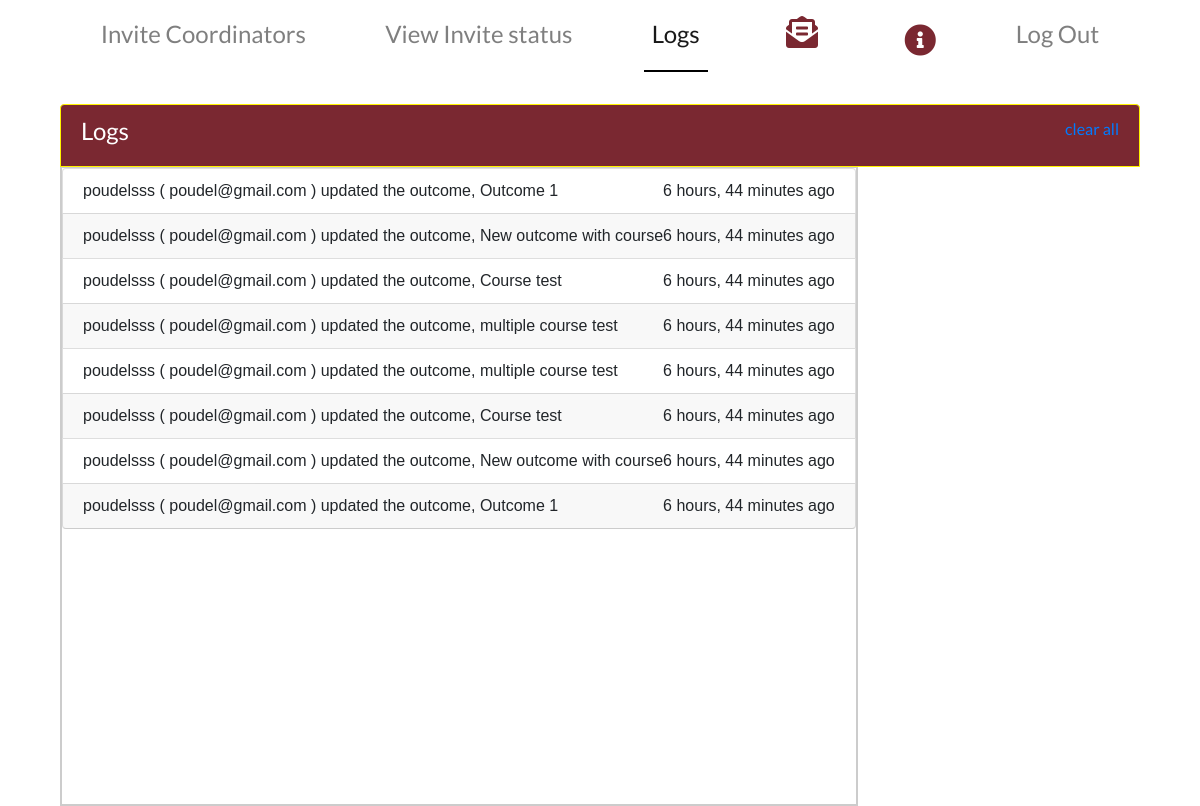
The page /logs (signed in) on the database as committed earlier.
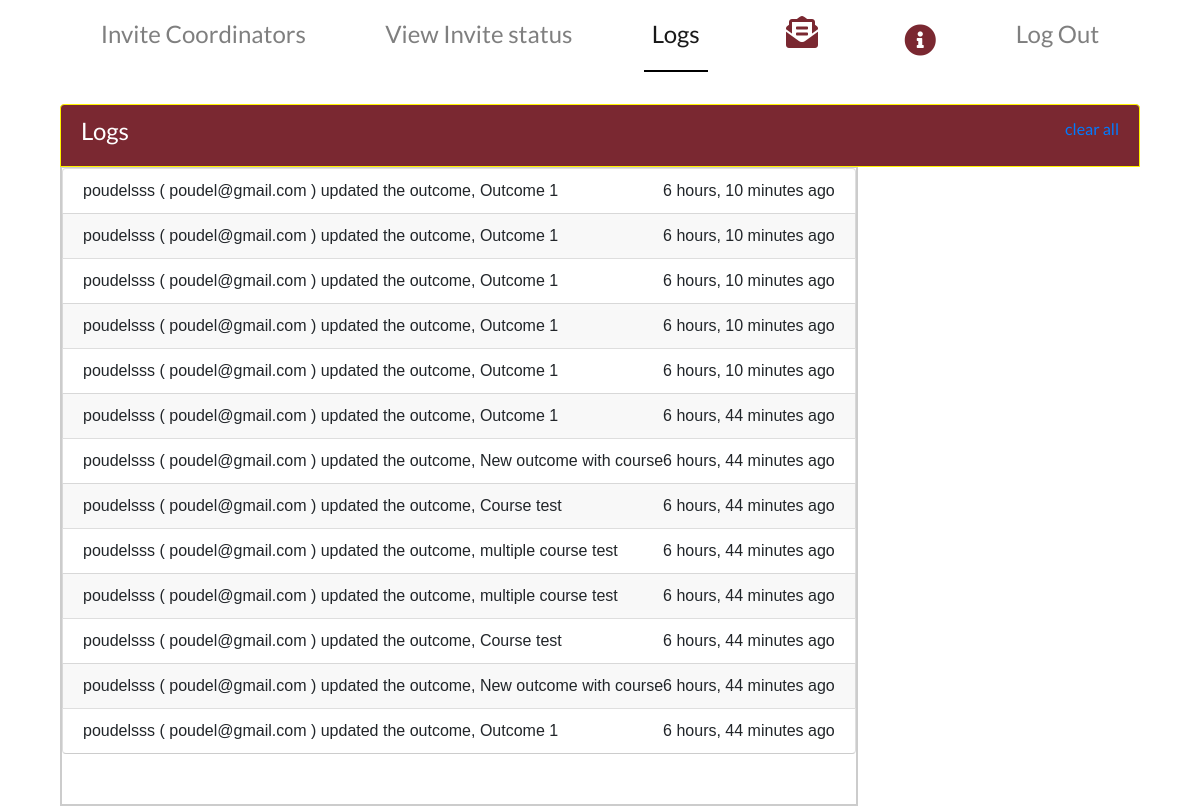
The same page on the database as committed later.
### main/models.py (models this page shows)
class Log(models.Model):
    message = models.CharField(max_length=400)
    created_at = models.DateTimeField()
    read = models.BooleanField(default=False)

### main/views.py (the view)
# urls.py: path('logs', views.logs, name='logs'),
@user_passes_test(super_admin_test)
def logs(request):
    logs = Log.objects.filter(read=False).order_by('-created_at')
    logs_count = logs.count()
    context = {"logs":logs, 'log':'active', 'logs_count':logs_count, 'cordinator':InvitedCo.objects.all()}
    return render(request, 'main/logs.html', context)

### main/views.py (called while the page is built)
def super_admin_test(user):
    return user.is_superuser

### main/templates/main/logs.html (shortened to what this page needs)
{% extends  'main/superadminbase.html' %}
{% load static %}
{% block body_block %}
<div class = "container">
  <div class = "container-fluid">
      <li class="list-group-item  list-group-item-action active  d-flex justify-content-between"><span> <h4>Logs</h4> </span>
        <a href = "{%url 'main:clear_log'%}">clear all</a>
      </li>
      <ul class="list-group ulclass" style = "overflow-y:scroll; height: 80vh;">
      {%for log in logs%}
        <li class="list-group-item d-flex justify-content-between liclass"><span>{{log.message}}</span>
           {{log.created_at|timesince}} ago
         </li>
  {%empty%}
  <a href= "#" class="list-group-item list-group-item-action text-center" style="padding:20px;"><span >No activity to log. <br/> Please check back later</span>
   </a>
  {%endfor%}
</ul>
</div>
</div>
{%endblock%}

Rows that differ between the two databases and show on the page:
added Log: message "poudelsss ( poudel@gmail.com ) updated the outcome, Outcome 1", created_at "6 hours, 10 minutes"
added Log: message "poudelsss ( poudel@gmail.com ) updated the outcome, Outcome 1", created_at "6 hours, 10 minutes"
added Log: message "poudelsss ( poudel@gmail.com ) updated the outcome, Outcome 1", created_at "6 hours, 10 minutes"
added Log: message "poudelsss ( poudel@gmail.com ) updated the outcome, Outcome 1", created_at "6 hours, 10 minutes"
added Log: message "poudelsss ( poudel@gmail.com ) updated the outcome, Outcome 1", created_at "6 hours, 10 minutes"
